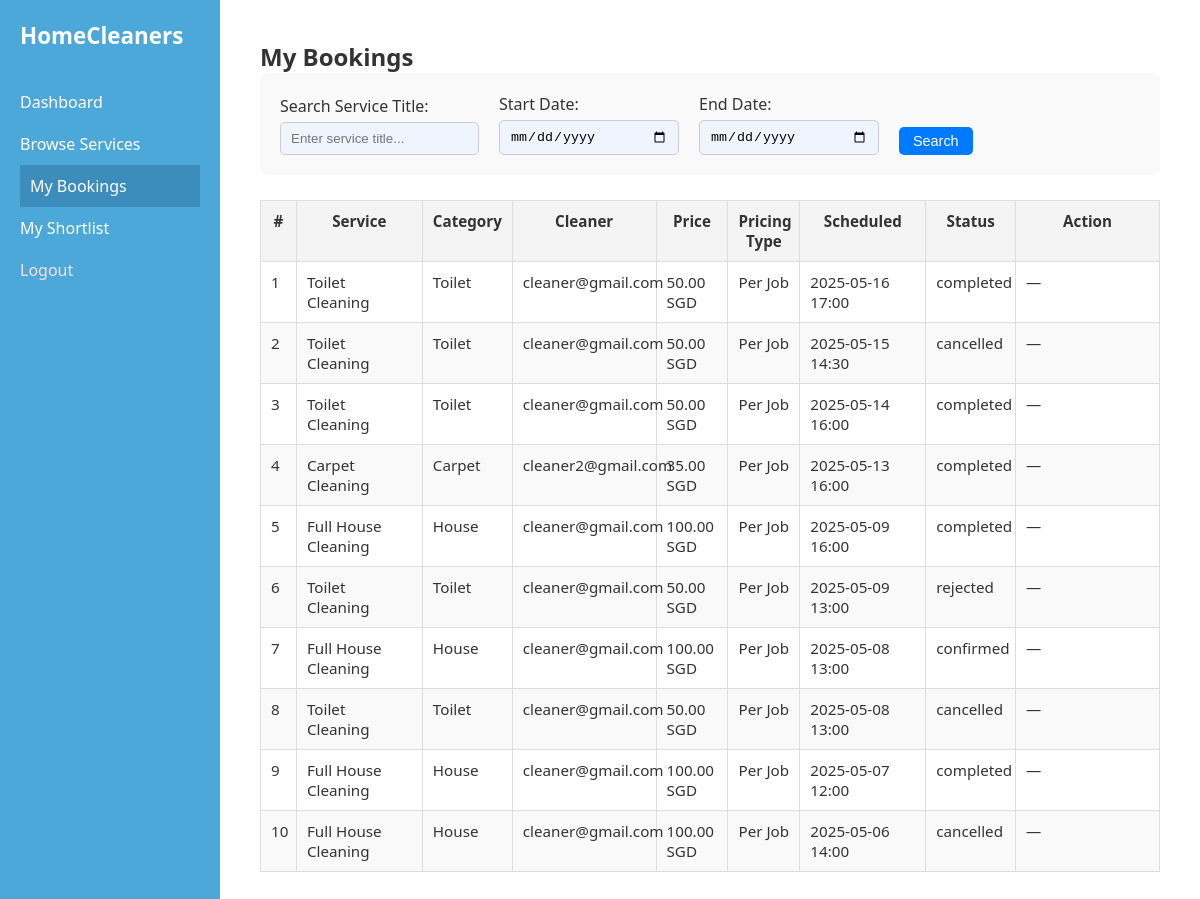
Screenshot of /boundary/view_bookings.php (signed in) with the database file from the repository.
### tables this page shows
CREATE TABLE IF NOT EXISTS `bookings` (
  `id` int NOT NULL AUTO_INCREMENT,
  `homeowner_id` int NOT NULL,
  `service_id` int NOT NULL,
  `status` enum('pending','confirmed','in_progress','completed','cancelled','rejected') DEFAULT 'pending',
  `created_at` datetime DEFAULT CURRENT_TIMESTAMP,
  `booking_datetime` datetime NOT NULL DEFAULT CURRENT_TIMESTAMP,
  PRIMARY KEY (`id`),
  KEY `homeowner_id` (`homeowner_id`),
  KEY `service_id` (`service_id`)
);

CREATE TABLE IF NOT EXISTS `services` (
  `id` int NOT NULL AUTO_INCREMENT,
  `cleaner_id` int NOT NULL,
  `title` varchar(100) NOT NULL,
  `description` text NOT NULL,
  `price` decimal(10,2) NOT NULL,
  `category_id` int NOT NULL,
  `pricing_type` enum('per_job','per_hour') NOT NULL,
  `created_at` datetime DEFAULT CURRENT_TIMESTAMP,
  `view_count` int DEFAULT '0',
  `shortlist_count` int DEFAULT '0',
  PRIMARY KEY (`id`),
  KEY `cleaner_id` (`cleaner_id`),
  KEY `category_id` (`category_id`)
);

CREATE TABLE IF NOT EXISTS `categories` (
  `id` int NOT NULL AUTO_INCREMENT,
  `name` varchar(50) NOT NULL,
  PRIMARY KEY (`id`),
  UNIQUE KEY `name` (`name`)
);

CREATE TABLE IF NOT EXISTS `users` (
  `id` int NOT NULL AUTO_INCREMENT,
  `email` varchar(100) NOT NULL,
  `password` varchar(255) NOT NULL,
  `user_type` enum('C','H','A','P') NOT NULL,
  `created_at` datetime DEFAULT CURRENT_TIMESTAMP,
  PRIMARY KEY (`id`),
  UNIQUE KEY `email` (`email`)
);

### entity/Booking.php (called while the page is built, shortened)
<?php
class Booking {
    public static function filter($pdo, $homeowner_id, $service, $start, $end) {
    $query = "
        SELECT b.*, s.title, s.pricing_type, s.price, c.name AS category_name, u.email AS cleaner_email
        FROM bookings b
        JOIN services s ON b.service_id = s.id
        JOIN users u ON s.cleaner_id = u.id
        JOIN categories c ON s.category_id = c.id
        WHERE b.homeowner_id = ?
    ";
    $params = [$homeowner_id];
    $query .= " ORDER BY b.booking_datetime DESC";
    $stmt = $pdo->prepare($query);
    $stmt->execute($params);
    return $stmt->fetchAll();
}
}

### control/HomeownerController.php (called while the page is built, shortened)
<?php
require_once __DIR__ . '/../entity/Booking.php';
class HomeownerController {
    public static function filterBookings($homeowner_id, $service, $start, $end) {
    global $pdo;
    return Booking::filter($pdo, $homeowner_id, $service, $start, $end);
}
}

### boundary/view_bookings.php (the view, shortened to what this page needs)
<?php
require_once '../config/db.php';
require_once '../control/HomeownerController.php';
$homeowner_id = $_SESSION['user']['id'];
$service_search = $_GET['service_search'] ?? '';
$start_date = $_GET['start_date'] ?? '';
$end_date = $_GET['end_date'] ?? '';
$bookings = HomeownerController::filterBookings($homeowner_id, $service_search, $start_date, $end_date);
?>
<!DOCTYPE html>
<html>
<head>
    <link rel="stylesheet" href="../css/layout.css">
    <link rel="stylesheet" href="../css/homeowner.css">
    <link rel="stylesheet" href="../css/view_bookings.css">
</head>
<body>
<div class="dashboard-layout">
    <aside class="sidebar homeowner-sidebar">
        <div class="sidebar-brand">HomeCleaners</div>
        <nav class="sidebar-links">
            <a href="dashboard_homeowner.php">Dashboard</a>
            <a href="view_services.php">Browse Services</a>
            <a href="view_bookings.php" class="active">My Bookings</a>
            <a href="view_shortlist.php">My Shortlist</a>
            <a href="../logout.php" class="logout-link">Logout</a>
        </nav>
    </aside>
    <main class="dashboard-main">
        <h2>My Bookings</h2>
        <form method="get" class="filter-form">
            <div class="form-row">
                <label for="service_search">Search Service Title:</label>
                <input type="text" name="service_search" placeholder="Enter service title..." value="<?= htmlspecialchars($service_search) ?>">
            </div>
            <div class="form-row">
                <label for="start_date">Start Date:</label>
                <input type="date" name="start_date" value="<?= htmlspecialchars($start_date) ?>">
            </div>
            <div class="form-row">
                <label for="end_date">End Date:</label>
                <input type="date" name="end_date" value="<?= htmlspecialchars($end_date) ?>">
            </div>
            <div class="form-actions">
                <button type="submit" class="btn btn-blue">Search</button>
            </div>
        </form>
        <?php if (empty($bookings)): ?>
            <p>No bookings found.</p>
        <?php else: ?>
            <table class="booking-table">
                <thead>
                    <tr>
                        <th>#</th>
                        <th>Service</th>
                        <th>Category</th>
                        <th>Cleaner</th>
                        <th>Price</th>
                        <th>Pricing Type</th>
                        <th>Scheduled</th>
                        <th>Status</th>
                        <th>Action</th>
                    </tr>
                </thead>
                <tbody>
                    <?php foreach ($bookings as $i => $b): ?>
                        <tr>
                            <td><?= $i + 1 ?></td>
                            <td><?= htmlspecialchars($b['title']) ?></td>
                            <td><?= htmlspecialchars($b['category_name']) ?></td>
                            <td><?= htmlspecialchars($b['cleaner_email']) ?></td>
                            <td><?= number_format($b['price'], 2) ?> SGD</td>
                            <td><?= $b['pricing_type'] === 'per_job' ? 'Per Job' : 'Per Hour' ?></td>
                            <td><?= date('Y-m-d H:i', strtotime($b['booking_datetime'])) ?></td>
                            <td><?= htmlspecialchars($b['status']) ?></td>
                            <td>
                                <?php if (strtolower($b['status']) === 'pending'): ?>
                                    <form method="post" action="cancel_booking.php" onsubmit="return confirm('Cancel this booking?')">
                                        <input type="hidden" name="booking_id" value="<?= $b['id'] ?>">
                                        <button type="submit" class="btn btn-red">Cancel</button>
                                    </form>
                                <?php else: ?>
                                    —
                                <?php endif; ?>
                            </td>
                        </tr>
                    <?php endforeach; ?>
                </tbody>
            </table>
        <?php endif; ?>
    </main>
</div>
</body>
</html>

### css/layout.css (style rules this page uses)
* { box-sizing: border-box; margin: 0; padding: 0; }
body { font-family: 'Segoe UI', sans-serif; background-color: #f4f4f4; color: #333; }
.dashboard-layout { display: flex; min-height: 100vh; }
.sidebar { width: 220px; background-color: #61B15A; color: white; padding: 20px; display: flex; flex-direction: column; }
.sidebar-brand { font-size: 1.4em; font-weight: bold; margin-bottom: 30px; }
.sidebar-links a { color: white; text-decoration: none; padding: 10px 0; font-size: 1em; display: block; transition: background 0.3s, padding-left 0.3s; }
.sidebar-links a:hover, .sidebar-links a.active { background-color: #4c9649; padding-left: 10px; }
.logout-link { color: #ffdddd !important; }
.dashboard-main { flex: 1; padding: 40px; background-color: #fff; }

### css/homeowner.css (style rules this page uses)
.homeowner-sidebar { background-color: #4DA8DA; }
.homeowner-sidebar .sidebar-links a.active { background-color: #3c8dbc; }

### css/view_bookings.css (style rules this page uses)
.filter-form { margin-bottom: 25px; padding: 20px; background-color: #f9f9f9; border-radius: 8px; display: flex; flex-wrap: wrap; gap: 20px; align-items: flex-end; }
.form-row { display: flex; flex-direction: column; }
.form-row label { font-weight: 500; margin-bottom: 5px; }
input[type="text"], input[type="date"] { padding: 8px 10px; border-radius: 5px; border: 1px solid #ccc; min-width: 180px; background: #f0f4ff; }
.booking-table { width: 100%; border-collapse: collapse; font-size: 0.95em; table-layout: fixed; }
.booking-table th, .booking-table td { padding: 10px; border: 1px solid #ddd; vertical-align: top; }
.booking-table th { background-color: #f4f4f4; }
.booking-table tr:nth-child(even) { background-color: #f9f9f9; }
.booking-table th:nth-child(1) { width: 4%; }
.booking-table th:nth-child(2) { width: 14%; }
.booking-table th:nth-child(3) { width: 10%; }
.booking-table th:nth-child(4) { width: 16%; }
.booking-table th:nth-child(5) { width: 8%; }
.booking-table th:nth-child(6) { width: 8%; }
.booking-table th:nth-child(7) { width: 14%; }
.booking-table th:nth-child(8) { width: 10%; }
.booking-table th:nth-child(9) { width: 16%; }
.btn { padding: 6px 14px; font-size: 0.9em; border: none; border-radius: 5px; color: white; cursor: pointer; font-weight: 500; transition: background 0.2s ease; }
.btn-blue { background-color: #007BFF; }

### rows the page displays
bookings: service.title "Toilet Cleaning", categories.name "Toilet", users.email "cleaner@gmail.com", service.price "50.00", booking_datetime "2025-05-16 17:00", status "completed"
bookings: service.title "Toilet Cleaning", categories.name "Toilet", users.email "cleaner@gmail.com", service.price "50.00", booking_datetime "2025-05-15 14:30", status "cancelled"
bookings: service.title "Toilet Cleaning", categories.name "Toilet", users.email "cleaner@gmail.com", service.price "50.00", booking_datetime "2025-05-14 16:00", status "completed"
bookings: service.title "Carpet Cleaning", categories.name "Carpet", users.email "cleaner2@gmail.com", service.price "35.00", booking_datetime "2025-05-13 16:00", status "completed"
bookings: service.title "Full House Cleaning", categories.name "House", users.email "cleaner@gmail.com", service.price "100.00", booking_datetime "2025-05-09 16:00", status "completed"
bookings: service.title "Toilet Cleaning", categories.name "Toilet", users.email "cleaner@gmail.com", service.price "50.00", booking_datetime "2025-05-09 13:00", status "rejected"
bookings: service.title "Full House Cleaning", categories.name "House", users.email "cleaner@gmail.com", service.price "100.00", booking_datetime "2025-05-08 13:00", status "confirmed"
bookings: service.title "Toilet Cleaning", categories.name "Toilet", users.email "cleaner@gmail.com", service.price "50.00", booking_datetime "2025-05-08 13:00", status "cancelled"
bookings: service.title "Full House Cleaning", categories.name "House", users.email "cleaner@gmail.com", service.price "100.00", booking_datetime "2025-05-07 12:00", status "completed"
bookings: service.title "Full House Cleaning", categories.name "House", users.email "cleaner@gmail.com", service.price "100.00", booking_datetime "2025-05-06 14:00", status "cancelled"
